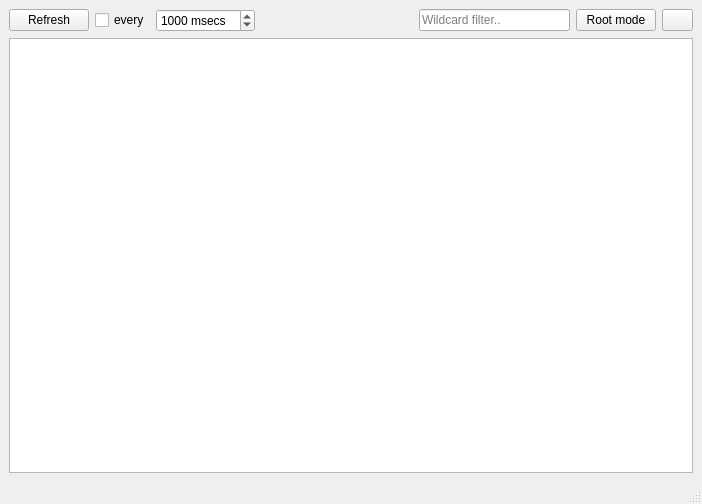
<?xml version="1.0" encoding="UTF-8"?>
<ui version="4.0">
 <class>KonnectionMonitorClass</class>
 <widget class="QMainWindow" name="KonnectionMonitorClass">
  <property name="geometry">
   <rect>
    <x>0</x>
    <y>0</y>
    <width>702</width>
    <height>504</height>
   </rect>
  </property>
  <property name="windowTitle">
   <string>KonnectionMonitor</string>
  </property>
  <widget class="QWidget" name="centralwidget">
   <layout class="QGridLayout" name="gridLayout">
    <item row="0" column="0">
     <widget class="QPushButton" name="refreshButton">
      <property name="text">
       <string>Refresh</string>
      </property>
     </widget>
    </item>
    <item row="0" column="1">
     <widget class="QCheckBox" name="autoRefreshCB">
      <property name="text">
       <string>every</string>
      </property>
     </widget>
    </item>
    <item row="0" column="2">
     <widget class="QSpinBox" name="autoRefreshSB">
      <property name="correctionMode">
       <enum>QAbstractSpinBox::CorrectToNearestValue</enum>
      </property>
      <property name="suffix">
       <string> msecs</string>
      </property>
      <property name="minimum">
       <number>1</number>
      </property>
      <property name="maximum">
       <number>60000</number>
      </property>
      <property name="singleStep">
       <number>500</number>
      </property>
      <property name="value">
       <number>1000</number>
      </property>
     </widget>
    </item>
    <item row="0" column="3">
     <spacer>
      <property name="orientation">
       <enum>Qt::Horizontal</enum>
      </property>
      <property name="sizeHint" stdset="0">
       <size>
        <width>40</width>
        <height>20</height>
       </size>
      </property>
     </spacer>
    </item>
    <item row="0" column="4">
     <widget class="QLineEdit" name="filterLE">
      <property name="toolTip">
       <string>filter connections</string>
      </property>
      <property name="placeholderText">
       <string>Wildcard filter..</string>
      </property>
     </widget>
    </item>
    <item row="0" column="5">
     <widget class="QPushButton" name="rootModeButton">
      <property name="text">
       <string>Root mode</string>
      </property>
     </widget>
    </item>
    <item row="0" column="6">
     <widget class="QPushButton" name="aboutButton">
      <property name="maximumSize">
       <size>
        <width>31</width>
        <height>16777215</height>
       </size>
      </property>
      <property name="focusPolicy">
       <enum>Qt::NoFocus</enum>
      </property>
      <property name="icon">
       <iconset resource="../EmbryoViewer/embryoviewer.qrc">
        <normaloff>:/res/help_16.png</normaloff>:/res/help_16.png</iconset>
      </property>
     </widget>
    </item>
    <item row="1" column="0" colspan="7">
     <widget class="QTableView" name="connectionTableView">
      <property name="alternatingRowColors">
       <bool>true</bool>
      </property>
      <property name="selectionBehavior">
       <enum>QAbstractItemView::SelectRows</enum>
      </property>
      <property name="sortingEnabled">
       <bool>true</bool>
      </property>
     </widget>
    </item>
   </layout>
  </widget>
  <widget class="QMenuBar" name="menubar">
   <property name="geometry">
    <rect>
     <x>0</x>
     <y>0</y>
     <width>702</width>
     <height>19</height>
    </rect>
   </property>
  </widget>
  <widget class="QStatusBar" name="statusbar"/>
 </widget>
 <resources>
  <include location="../EmbryoViewer/embryoviewer.qrc"/>
 </resources>
 <connections/>
</ui>
